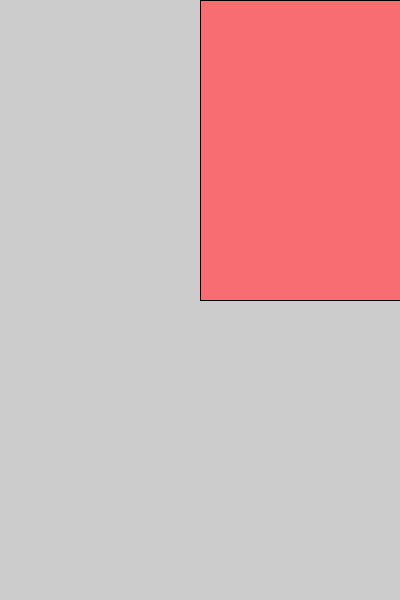
Frame 1 (no input)
Frame 60 (the mouse pressed at the canvas centre just before this capture): identical to frame 1, image omitted
Frame 120 (the mouse held since frame 60 and released just before this capture): identical to frame 1, image omitted

The Processing sketch that drew this single still picture (run headless with seeded random() and noise(); from frame 60 on, the mouse is pressed at the canvas centre):

// Processing sketch: processing_89901
// ── processing_89901.pde

//Valentina Pherson
//February 19, 2013
//Mouse Interaction in 4 Parts

void setup() {
  size(400, 600);
}

void draw() {
  //upper right
  fill(248,109,114);
  if ((mouseY > 0) && (mouseY < 300) && (mouseX > 200) && (mouseX < 400) ) {
    fill(137, 41, 90);
    if (mousePressed == true) {
      fill(50, 164, 89);
    }
  }
  rect(200, 0, 200, 300);
  //upper left
  if ((mouseX >0) && (mouseX <200) && (mouseY <300) && (mouseY>0)) {
      line(mouseX, mouseY, 100, 150);
      fill(248, 109, 114, 100);
      ellipse(mouseX, mouseY, 20, 10);
        }
  //bottom left
  if ((mouseX>0) && (mouseX<200) && (mouseY<600) && (mouseY> 300)) {
    fill (random(0,255),random(0,255), random (0,255), 90);
    ellipse(mouseX, mouseY, 40,20);
}
  //bottom right
  if ((mouseX>200) && (mouseX<400) && (mouseY>300) && (mouseY <600)) {
  fill(137, 41, 90, 40);
  rect(mouseX, mouseY, 40,40);
  if (mousePressed == true) {
    fill(50, 164, 89, 90);
    ellipse(mouseX+20, mouseY+20, 10,150);
   }
  }
}
